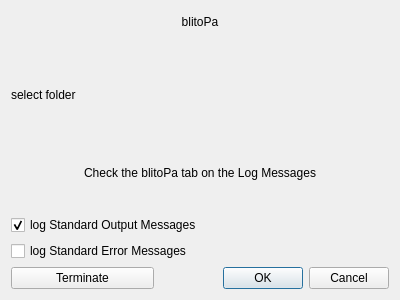
<?xml version="1.0" encoding="UTF-8"?>
<ui version="4.0">
 <class>InstaDialogBase</class>
 <widget class="QDialog" name="InstaDialogBase">
  <property name="geometry">
   <rect>
    <x>0</x>
    <y>0</y>
    <width>400</width>
    <height>300</height>
   </rect>
  </property>
  <property name="windowTitle">
   <string>blitoPa insta360 importer</string>
  </property>
  <property name="windowIcon">
   <iconset>
    <normaloff>:/plugins/insta/icon16.png</normaloff>:/plugins/insta/icon16.png</iconset>
  </property>
  <layout class="QGridLayout" name="gridLayout">
   <item row="0" column="2">
    <spacer name="horizontalSpacer_3">
     <property name="orientation">
      <enum>Qt::Horizontal</enum>
     </property>
     <property name="sizeHint" stdset="0">
      <size>
       <width>40</width>
       <height>20</height>
      </size>
     </property>
    </spacer>
   </item>
   <item row="8" column="0">
    <widget class="QPushButton" name="pushButton_terminate">
     <property name="text">
      <string>Terminate</string>
     </property>
    </widget>
   </item>
   <item row="3" column="1" colspan="2">
    <widget class="QgsFileWidget" name="mQgsFileWidget">
     <property name="storageMode">
      <enum>QgsFileWidget::GetDirectory</enum>
     </property>
    </widget>
   </item>
   <item row="0" column="0">
    <spacer name="horizontalSpacer_2">
     <property name="orientation">
      <enum>Qt::Horizontal</enum>
     </property>
     <property name="sizeHint" stdset="0">
      <size>
       <width>40</width>
       <height>20</height>
      </size>
     </property>
    </spacer>
   </item>
   <item row="1" column="0" colspan="3">
    <spacer name="horizontalSpacer">
     <property name="orientation">
      <enum>Qt::Horizontal</enum>
     </property>
     <property name="sizeHint" stdset="0">
      <size>
       <width>40</width>
       <height>20</height>
      </size>
     </property>
    </spacer>
   </item>
   <item row="4" column="0" colspan="3">
    <widget class="QLabel" name="label_2">
     <property name="text">
      <string>Check the blitoPa tab on the Log Messages</string>
     </property>
     <property name="alignment">
      <set>Qt::AlignCenter</set>
     </property>
    </widget>
   </item>
   <item row="0" column="1">
    <widget class="QPushButton" name="pushButton">
     <property name="text">
      <string>blitoPa</string>
     </property>
     <property name="icon">
      <iconset>
       <normaloff>:/plugins/insta/icon69.png</normaloff>:/plugins/insta/icon69.png</iconset>
     </property>
     <property name="iconSize">
      <size>
       <width>69</width>
       <height>69</height>
      </size>
     </property>
     <property name="checkable">
      <bool>false</bool>
     </property>
     <property name="autoDefault">
      <bool>false</bool>
     </property>
     <property name="default">
      <bool>false</bool>
     </property>
     <property name="flat">
      <bool>true</bool>
     </property>
    </widget>
   </item>
   <item row="3" column="0">
    <widget class="QLabel" name="label">
     <property name="text">
      <string>select folder</string>
     </property>
    </widget>
   </item>
   <item row="8" column="1" colspan="2">
    <widget class="QDialogButtonBox" name="button_box">
     <property name="orientation">
      <enum>Qt::Horizontal</enum>
     </property>
     <property name="standardButtons">
      <set>QDialogButtonBox::Cancel|QDialogButtonBox::Ok</set>
     </property>
    </widget>
   </item>
   <item row="6" column="0" colspan="3">
    <widget class="QCheckBox" name="checkBox_stderr">
     <property name="text">
      <string>log Standard Error Messages</string>
     </property>
     <property name="checked">
      <bool>false</bool>
     </property>
    </widget>
   </item>
   <item row="5" column="0" colspan="3">
    <widget class="QCheckBox" name="checkBox_stdout">
     <property name="text">
      <string>log Standard Output Messages</string>
     </property>
     <property name="checked">
      <bool>true</bool>
     </property>
    </widget>
   </item>
  </layout>
 </widget>
 <customwidgets>
  <customwidget>
   <class>QgsFileWidget</class>
   <extends>QWidget</extends>
   <header>qgsfilewidget.h</header>
  </customwidget>
 </customwidgets>
 <resources/>
 <connections>
  <connection>
   <sender>button_box</sender>
   <signal>accepted()</signal>
   <receiver>InstaDialogBase</receiver>
   <slot>accept()</slot>
   <hints>
    <hint type="sourcelabel">
     <x>20</x>
     <y>20</y>
    </hint>
    <hint type="destinationlabel">
     <x>20</x>
     <y>20</y>
    </hint>
   </hints>
  </connection>
  <connection>
   <sender>button_box</sender>
   <signal>rejected()</signal>
   <receiver>InstaDialogBase</receiver>
   <slot>reject()</slot>
   <hints>
    <hint type="sourcelabel">
     <x>20</x>
     <y>20</y>
    </hint>
    <hint type="destinationlabel">
     <x>20</x>
     <y>20</y>
    </hint>
   </hints>
  </connection>
 </connections>
</ui>
